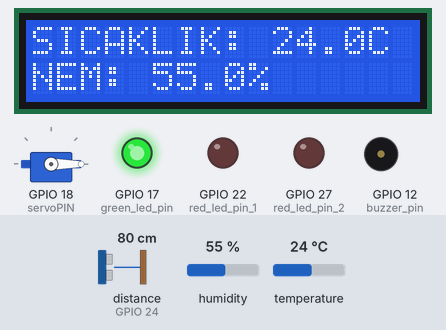
A program run on a simulated Raspberry Pi (BCM pin numbers). Parts: 16×2 character LCD, servo, output pins drawn as LEDs (lit = HIGH), buzzer (waves = sounding, pin HIGH). The inputs (shaded band) are chosen by the test bench; at power-on: distance to the obstacle (sensor on GPIO 24) 80 cm, humidity 55 %, temperature 24 °C. The echo pulse lasts 58.3 µs per cm; the clock reads 2024-03-15 10:24:30 at power-on unless the program sets it; servo angles are drawn from the pulse width (0.5 ms = 0°, 2.5 ms = 180°); threads take turns every 2 ms; pins used as bus, display or sensor lines are not drawn.

Above: at 1.2 s.
1.3 s: distance to the obstacle (sensor on GPIO 24) set to 32 cm
12.8 s: distance to the obstacle (sensor on GPIO 24) set to 26 cm
At 17.4 s:
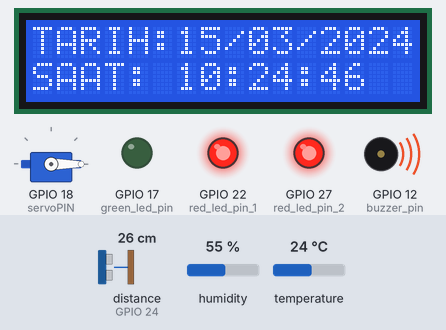
18.5 s: humidity set to 22 %
At 22.5 s:
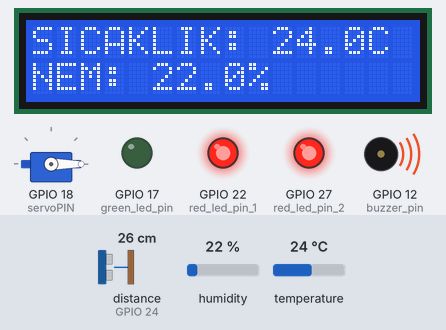
28.7 s: temperature set to 12 °C
At 33.6 s:
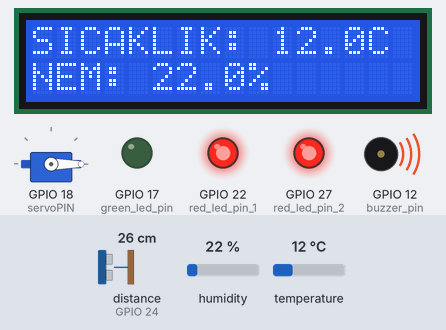
39.4 s: humidity set to 40 %
At 44.7 s:
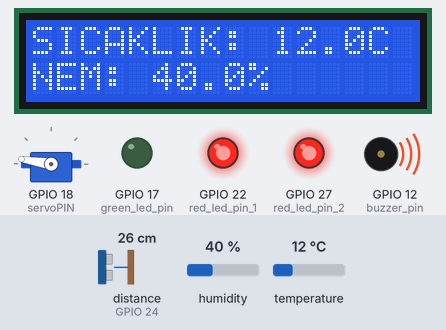
46.5 s: temperature set to 19 °C
At 54.7 s:
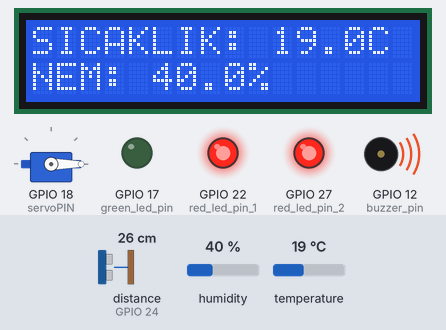
Timing chart, 0 to 60.0 s (numbered marks = the images above; inputs shaded):
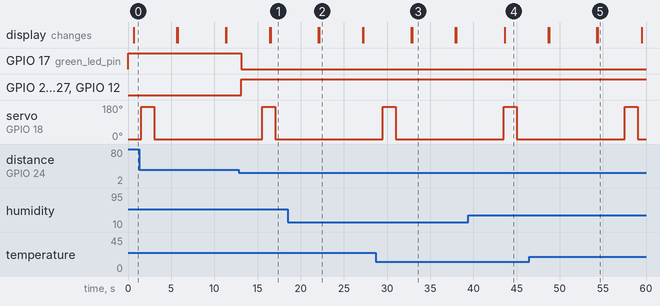

The program:

main.py
```python
import threading
from rpi_lcd import LCD
import Adafruit_DHT
import RPi.GPIO as GPIO
import time
from datetime import datetime

GPIO.setmode(GPIO.BCM)  # GPIO pin numaralandırma modunu BCM olarak ayarla

lcd = LCD()
sensor = Adafruit_DHT.DHT11
pin = 4  # DHT11 sensörünün bağlı olduğu GPIO pinini buraya girin


# Sensör verilerini okuma işlevi
def read_sensor_data():
    while True:
        humidity, temperature = Adafruit_DHT.read_retry(sensor, pin)

        if humidity is not None and temperature is not None:
            lcd.text("SICAKLIK: {:.1f}C".format(temperature), 1)
            lcd.text("NEM: {}%".format(humidity), 2)
        else:
            lcd.text("Failed to read", 1)
            lcd.text("sensor data", 2)

        time.sleep(5)  # 5 saniye bekleme

        lcd.clear()
        now = datetime.now()
        current_time = now.strftime("%H:%M:%S")
        current_date = now.strftime("%d/%m/%Y")
        lcd.text("TARIH:" + current_date, 1)
        lcd.text("SAAT: " + current_time, 2)

        time.sleep(5)  # 5 saniye bekleme


# Mesafe kontrolü işlevi
def control_distance():
    TRIG = 23
    ECHO = 24
    red_led_pin_1 = 22
    red_led_pin_2 = 27
    green_led_pin = 17
    buzzer_pin = 12

    GPIO.setup(TRIG, GPIO.OUT)
    GPIO.setup(ECHO, GPIO.IN)
    GPIO.setup(red_led_pin_1, GPIO.OUT)
    GPIO.setup(red_led_pin_2, GPIO.OUT)
    GPIO.setup(green_led_pin, GPIO.OUT)
    GPIO.setup(buzzer_pin, GPIO.OUT)

    GPIO.output(red_led_pin_1, GPIO.LOW)
    GPIO.output(red_led_pin_2, GPIO.LOW)
    GPIO.output(green_led_pin, GPIO.LOW)
    GPIO.output(buzzer_pin, GPIO.LOW)

    def distance():
        GPIO.output(TRIG, True)
        time.sleep(0.00001)
        GPIO.output(TRIG, False)

        pulse_start = time.time()
        pulse_end = time.time()

        while GPIO.input(ECHO) == 0:
            pulse_start = time.time()

        while GPIO.input(ECHO) == 1:
            pulse_end = time.time()

        pulse_duration = pulse_end - pulse_start

        distance = pulse_duration * 17150
        return distance

    try:
        while True:
            dist = distance()

            if dist < 30:
                GPIO.output(red_led_pin_1, GPIO.HIGH)
                GPIO.output(red_led_pin_2, GPIO.HIGH)
                GPIO.output(green_led_pin, GPIO.LOW)
                GPIO.output(buzzer_pin, GPIO.HIGH)
            else:
                GPIO.output(red_led_pin_1, GPIO.LOW)
                GPIO.output(red_led_pin_2, GPIO.LOW)
                GPIO.output(green_led_pin, GPIO.HIGH)
                GPIO.output(buzzer_pin, GPIO.LOW)

            time.sleep(0.5)

    except KeyboardInterrupt:
        pass

    finally:
        GPIO.cleanup()


# Servo motor kontrolü işlevi
def setAngle(angle):
    servoPIN = 18  # Servo motorun GPIO pin numarası

    try:
        GPIO.setup(servoPIN, GPIO.OUT)
        pwm = GPIO.PWM(servoPIN, 50)  # PWM frekansını 50 Hz olarak ayarla
        pwm.start(0)

        duty = angle / 18 + 2
        pwm.ChangeDutyCycle(duty)
        time.sleep(1)

        pwm.stop()
        GPIO.cleanup(servoPIN)

    except KeyboardInterrupt:
        pwm.stop()
        GPIO.cleanup(servoPIN)


if __name__ == "__main__":
    sensor_thread = threading.Thread(target=read_sensor_data)
    sensor_thread.start()

    control_distance_thread = threading.Thread(target=control_distance)
    control_distance_thread.start()

    try:
        while True:
            setAngle(0)  # 0 dereceye git
            time.sleep(0.5)  # Bekleme süresi
            setAngle(180)  # 180 dereceye git
            time.sleep(0.5)  # Bekleme süresi
            setAngle(0)  # 0 dereceye geri dön
            time.sleep(10)  # 10 saniye bekle

    except KeyboardInterrupt:
        GPIO.cleanup()
```

Measured:
- the behaviour switches between 30 and 29 cm on distance to the obstacle (sensor on GPIO 24) (found by bisection; images 0 and 1)
- after the input at 12.8 s, GPIO 17 (green_led_pin): HIGH → LOW after 0.30 s; GPIO 22 (red_led_pin_1), GPIO 27 (red_led_pin_2), GPIO 12 (buzzer_pin): LOW → HIGH after 0.30 s
- after the input at 39.4 s, the display: changes after 4.3 s (image 4)
- what the display in image 2 shows lasts 5.0 s, from 22.2 s to 27.2 s
